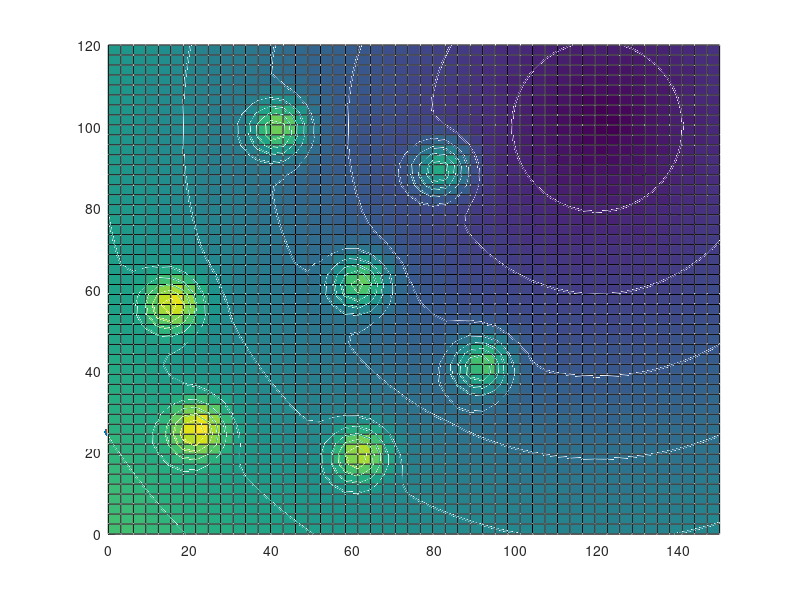

Reproduce this figure in MATLAB.
clc;clear;
k = 100; n = 40; part = 50;
obsPos = [21 61 15 91 81 61 41;25 19 56 41 89 61 99];
robot = [0;25];
roboti = [0;0];

u=inline('-(120 - x)./sqrt((100-y).^2+(120-x).^2)','x','y');
v=inline('-(100 - y)./sqrt((100-y).^2+(120-x).^2)','x','y');

obsx = inline('(2*k/n)*(xi-x).*(exp(-((xi-x).^2+(yi-y).^2)./n))','x','y','k','n','xi','yi');
obsy = inline('(2*k/n)*(yi-y).*(exp(-((xi-x).^2+(yi-y).^2)./n))','x','y','k','n','xi','yi');

x=linspace(0,150,part);
y=linspace(0,120,part);
[X,Y]=meshgrid(x,y);

st =sqrt((120-X).^2+(100-Y).^2);
ob1 = k * (exp(-((obsPos(1,1)-X).^2+(obsPos(2,1)-Y).^2)/n));
ob2 = k * (exp(-((obsPos(1,2)-X).^2+(obsPos(2,2)-Y).^2)/n));
ob3 = k * (exp(-((obsPos(1,3)-X).^2+(obsPos(2,3)-Y).^2)/n));
ob4 = k * (exp(-((obsPos(1,4)-X).^2+(obsPos(2,4)-Y).^2)/n));
ob5 = k * (exp(-((obsPos(1,5)-X).^2+(obsPos(2,5)-Y).^2)/n));
ob6 = k * (exp(-((obsPos(1,6)-X).^2+(obsPos(2,6)-Y).^2)/n));
ob7 = k * (exp(-((obsPos(1,7)-X).^2+(obsPos(2,7)-Y).^2)/n));
z=st + ob1 + ob2 + ob3 + ob4 + ob5 + ob6 + ob7;

hold on
contour(x,y,z)
contour3(X,Y,z);
surface(x,y,z,'EdgeColor',[.9 .9 .9])
surf(x,y,z)
obs_x = obsx(X,Y,k,n,obsPos(1,1),obsPos(2,1)) + obsx(X,Y,k,n,obsPos(1,2),obsPos(2,2)) +  obsx(X,Y,k,n,obsPos(1,3),obsPos(2,3)) + obsx(X,Y,k,n,obsPos(1,4),obsPos(2,4)) + obsx(X,Y,k,n,obsPos(1,5),obsPos(2,5)) + obsx(X,Y,k,n,obsPos(1,6),obsPos(2,6)) + obsx(X,Y,k,n,obsPos(1,7),obsPos(2,7));
obs_y = obsy(X,Y,k,n,obsPos(1,1),obsPos(2,1)) + obsy(X,Y,k,n,obsPos(1,2),obsPos(2,2)) +  obsy(X,Y,k,n,obsPos(1,3),obsPos(2,3)) + obsy(X,Y,k,n,obsPos(1,4),obsPos(2,4)) + obsy(X,Y,k,n,obsPos(1,5),obsPos(2,5)) + obsy(X,Y,k,n,obsPos(1,6),obsPos(2,6)) + obsy(X,Y,k,n,obsPos(1,7),obsPos(2,7));
U=-(u(X,Y) + obs_x);
V=-(v(X,Y) + obs_y);

quiver(X,Y,U,V)
axis image

while (abs(robot(1) - 120) + abs(robot(2) - 100) > 2) ,
    scatter(robot(1), robot(2), 'black','filled');
    roboti(1) = - (u(robot(1),robot(2)) + obsx(robot(1),robot(2),k,n,obsPos(1,1),obsPos(2,1)) + obsx(robot(1),robot(2),k,n,obsPos(1,2),obsPos(2,2)) +obsx(robot(1),robot(2),k,n,obsPos(1,3),obsPos(2,3)) +obsx(robot(1),robot(2),k,n,obsPos(1,4),obsPos(2,4)) + obsx(robot(1),robot(2),k,n,obsPos(1,5),obsPos(2,5)) + obsx(robot(1),robot(2),k,n,obsPos(1,6),obsPos(2,6)) + obsx(robot(1),robot(2),k,n,obsPos(1,7),obsPos(2,7)) ); 
    roboti(2) = - (v(robot(1),robot(2)) + obsy(robot(1),robot(2),k,n,obsPos(1,1),obsPos(2,1)) + obsy(robot(1),robot(2),k,n,obsPos(1,2),obsPos(2,2)) +obsy(robot(1),robot(2),k,n,obsPos(1,3),obsPos(2,3)) +obsy(robot(1),robot(2),k,n,obsPos(1,4),obsPos(2,4)) + obsy(robot(1),robot(2),k,n,obsPos(1,5),obsPos(2,5)) + obsy(robot(1),robot(2),k,n,obsPos(1,6),obsPos(2,6)) + obsy(robot(1),robot(2),k,n,obsPos(1,7),obsPos(2,7)) );
    
    robot(1) = robot(1) + 0.5 * roboti(1)/norm(roboti);
    robot(2) = robot(2) + 0.5 * roboti(2)/norm(roboti);
    
    pause(0.01)
end
%%scatter(2*robot(1),2*robot(2), 'black','filled');
